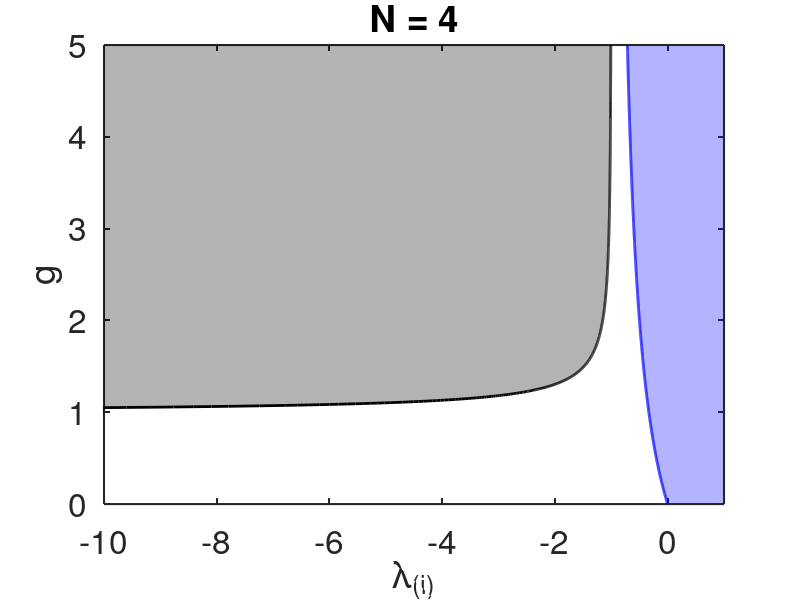
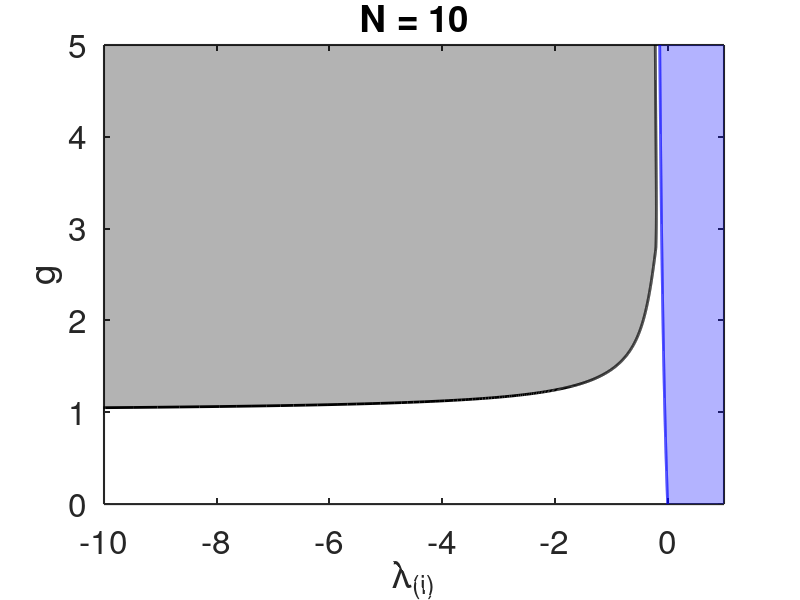

Source code (MATLAB) for these figures, in order:
% Script to visualize stability regions based on numerical results.
%
% This script loads precomputed stability results from a .mat file and creates
% two types of plots to visualize the stability criteria:
% 
% 1. **Stability Curves vs G Parameter**:
%    - Plots the curves for trivial_zero_stab and trivial_one_stab stability criteria
%      against the parameter `g` for a fixed number of elements.
%    - Highlights regions where the system is considered stable (above or below the curves).
%
% 2. **Stability Points vs Number of OSCILLATORS**:
%    - Plots discrete points for trivial_zero_stab and trivial_one_stab stability criteria
%      against the number of elements `N` for a fixed g parameter.
%    - Highlights regions where the system is considered stable (above or below the curves).
%
% The script also customizes the plots with axis labels, titles, legends, and visual enhancements
% such as shaded regions to indicate stability regions.
%
% Dependencies:
% - The script requires the 'results.mat' file with variables 'triv_0_list', 'triv_1_list',
%   'N_list', and 'g_list'.
%
% Outputs:
% - Two figures are generated:
%   1. A plot showing stability curves as a function of  `g`.
%   2. A scatter plot showing stability points as a function of number of elements `N`.



%% Initialise
clear; clc; close all;
addpath('../functions'); % Add the 'functions' directory to the search path

%% Load the data
% Load the results from the saved .mat file
load('results.mat', 'triv_0_list', 'triv_1_list', 'N_list', 'g_list');

%%
Nidx = 1; % Index for the number of elements
figure(); hold all;

% Plot the stability curves with axes switched
plot(triv_0_list(Nidx, :), g_list, 'k', 'linewidth', 2); % Trivial zero stability curve
plot(triv_1_list(Nidx, :), g_list, 'b', 'linewidth', 2); % Trivial one stability curve

% Identify valid data points
validIdx = ~isnan(triv_0_list(Nidx, :)); 

% Define the upper and lower boundaries for filling regions
one_max = 1;   % Upper limit for the region above triv_1 curve
zero_min = -10; % Lower limit for the region below triv_0 curve

% Fill the region to the right of triv_1 curve (now transposed)
region_above = fill([one_max * ones(size(triv_1_list(Nidx, :))), fliplr(triv_1_list(Nidx, :))], ...
    [g_list, fliplr(g_list)], 'b', 'FaceAlpha', 0.3, 'EdgeColor', 'none');

% Fill the region to the left of triv_0 curve (now transposed)
region_below = fill([triv_0_list(Nidx, validIdx), zero_min * ones(size(triv_0_list(Nidx, validIdx)))], ...
    [g_list(validIdx), fliplr(g_list(validIdx))], 'k', 'FaceAlpha', 0.3, 'EdgeColor', 'none');

% Set the x-axis limits (switched from y-axis in original)
xlim([zero_min, one_max]);

% Customize the plot
title(['N = ', num2str(N_list(Nidx))]); % Title with current number of elements
xlabel('\lambda_{(i)}'); % New X-axis label
ylabel('g'); % New Y-axis label
set(gca, 'FontSize', 24, 'LineWidth', 1.5); % Customize axis properties
box on; % Add a box around the plot
%legend([region_above, region_below], {'Stable sync', 'Stable zero'}, 'Location', 'Southeast'); % Add legend

box on;
exportgraphics(gcf, 'N4_trivsync_transposed.eps', 'Resolution', 300);


%%
Nidx = 2; % Index for the number of elements
figure(); hold all;

% Plot the stability curves with axes switched
plot(triv_0_list(Nidx, :), g_list, 'k', 'linewidth', 2); % Trivial zero stability curve
plot(triv_1_list(Nidx, :), g_list, 'b', 'linewidth', 2); % Trivial one stability curve

% Identify valid data points
validIdx = ~isnan(triv_0_list(Nidx, :)); 

% Define the upper and lower boundaries for filling regions
one_max = 1;   % Upper limit for the region above triv_1 curve
zero_min = -10; % Lower limit for the region below triv_0 curve

% Fill the region to the right of triv_1 curve (now transposed)
region_above = fill([one_max * ones(size(triv_1_list(Nidx, :))), fliplr(triv_1_list(Nidx, :))], ...
    [g_list, fliplr(g_list)], 'b', 'FaceAlpha', 0.3, 'EdgeColor', 'none');

% Fill the region to the left of triv_0 curve (now transposed)
region_below = fill([triv_0_list(Nidx, validIdx), zero_min * ones(size(triv_0_list(Nidx, validIdx)))], ...
    [g_list(validIdx), fliplr(g_list(validIdx))], 'k', 'FaceAlpha', 0.3, 'EdgeColor', 'none');

% Set the x-axis limits (switched from y-axis in original)
xlim([zero_min, one_max]);

% Customize the plot
title(['N = ', num2str(N_list(Nidx))]); % Title with current number of elements
xlabel('\lambda_{(i)}'); % New X-axis label
ylabel('g'); % New Y-axis label
set(gca, 'FontSize', 24, 'LineWidth', 1.5); % Customize axis properties
box on; % Add a box around the plot
%legend([region_above, region_below], {'Stable sync', 'Stable zero'}, 'Location', 'Southeast'); % Add legend

box on;
exportgraphics(gcf, 'N10_trivsync_transposed.eps', 'Resolution', 300);
